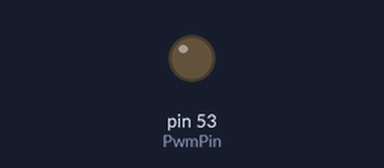
The sketch below on a simulated Arduino Mega 2560, built with avr-gcc and run on an emulated ATmega2560. Shown: output pins drawn as LEDs (lit = HIGH).

Above: at 0.1 s.
At 3.15 s:
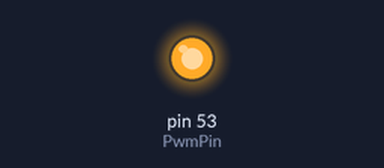
Timing chart, 0 to 40.0 s (numbered marks = the images above):
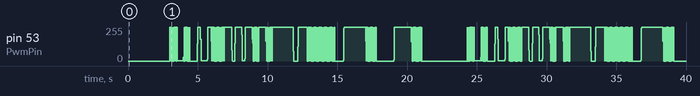

The sketch:

SquareWaves.ino
```cpp
/*
 Piezo

 This example shows how to run a Piezo Buzzer on pin 9
 using the analogWrite() function.

 It beeps 3 times fast at startup, waits a second then beeps continuously
 at a slower pace

 */

const int PwmPin = 53;//7;

void setup()  {
  // declare pin PwmPin to be an output:
  pinMode(PwmPin, OUTPUT);
  //beep(50, 20);
  //beep(50, 20);
  //beep(50, 20);
  delay(1000);
}

void loop()
{
  for(int idx = 60; idx<101; idx+=20)
  {
    for(int PulseWidth = 16; PulseWidth<=240; PulseWidth += 16)
    {
      squareBeep(idx, 500, PulseWidth);
      squareBeep(idx/2, 500, PulseWidth);//octave below
    }
  }
}

void beep(unsigned char delayms, unsigned char pulsewidth)
{
  analogWrite(PwmPin, pulsewidth);      // Almost any value can be used except 0 and 255
                           // experiment to get the best tone
  delay(delayms);          // wait for a delayms ms
  analogWrite(PwmPin, 0);       // 0 turns it off
  delay(delayms);          // wait for a delayms ms
}

const int PulseWidthScale = 256;

void squareBeep(int FreqHz, int DurationMilliSeconds, int PulseWidth)//pw: scale of 256
{
  int PeriodMicroSeconds = 1000000/FreqHz;
  int DurationPeriods = DurationMilliSeconds*FreqHz/1000;
  for(int idx = 0; idx<DurationPeriods; ++idx)
  {
    digitalWrite(PwmPin, HIGH);
    delayMicroseconds(PeriodMicroSeconds*PulseWidth/(2*PulseWidthScale));
    digitalWrite(PwmPin, LOW);
    delayMicroseconds(PeriodMicroSeconds*(PulseWidthScale-PulseWidth)/(2*PulseWidthScale));
  }
}
```
